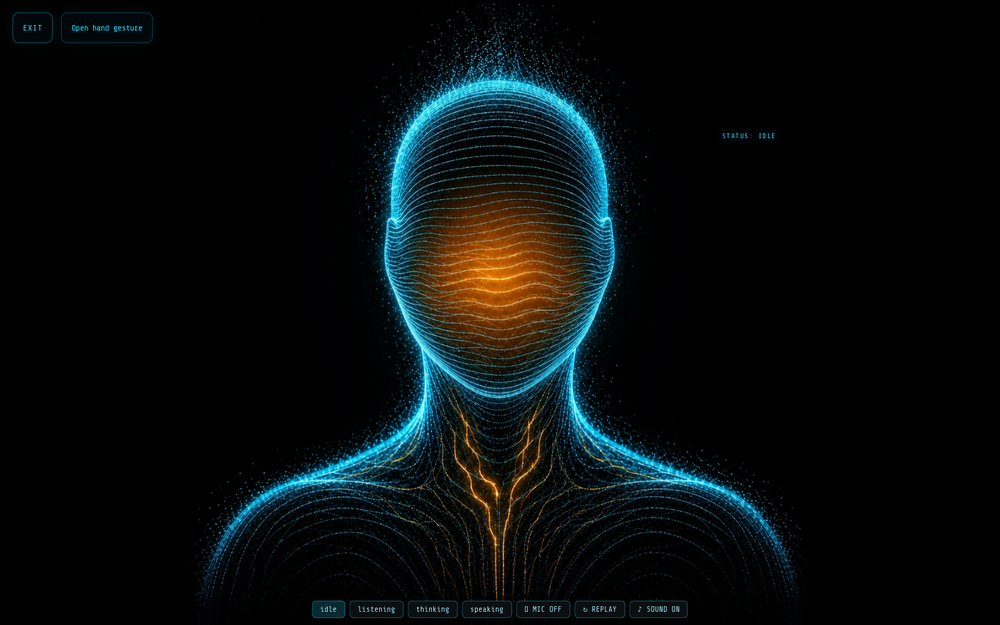
#> input picture docs/verification/step2/1440x900/live-idle.png, 1000 x 625 px, shrunk from 1440 x 900 before the run, found by its file name; the run also reads 1 picture not shown here
$ python _m_idle.py
#> lines starting #> are read from the running program, lines starting #| are printed output that depends on the picture

import json
from PIL import Image
import numpy as np
def m(a,b):
    A=np.asarray(Image.open(a).convert('RGB'),float); B=np.asarray(Image.open(b).convert('RGB'),float)
    d=np.abs(A-B).max(axis=2)
#> d: shape (625, 1000) float64; every value is 0
    return {'gt8':round(100*float((d>8).mean()),4),'gt32':round(100*float((d>32).mean()),4),'mae':round(float(d.mean()),4)}
print(json.dumps({'baseline':m('/home/user/Kerja-Arena/verification/step2/1440x900/live-idle.png','/home/user/Kerja-Arena/verification/step2/1440x900/live2-idle.png'),'rebuild':m('/home/user/Kerja-Arena/verification/step2/1440x900/build-idle.png','/home/user/Kerja-Arena/verification/step2/1440x900/live-idle.png')}))
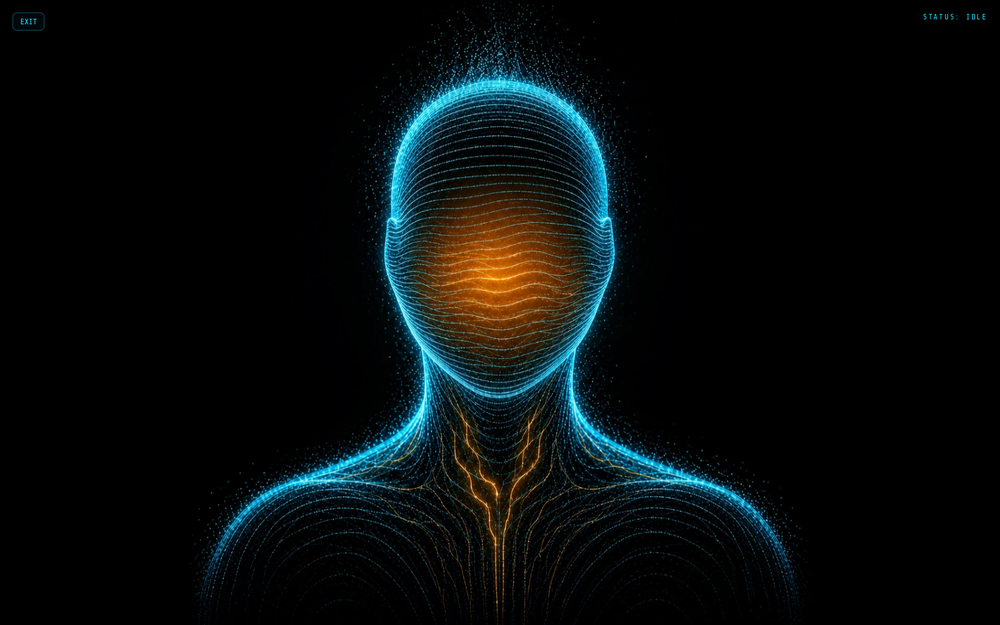
#> input picture docs/verification/step2/1440x900/build-idle.png, 1000 x 625 px, shrunk from 1440 x 900 before the run, found by its file name
#> in m (call 2), `d=np.abs(A-B).max(axis=2)`:
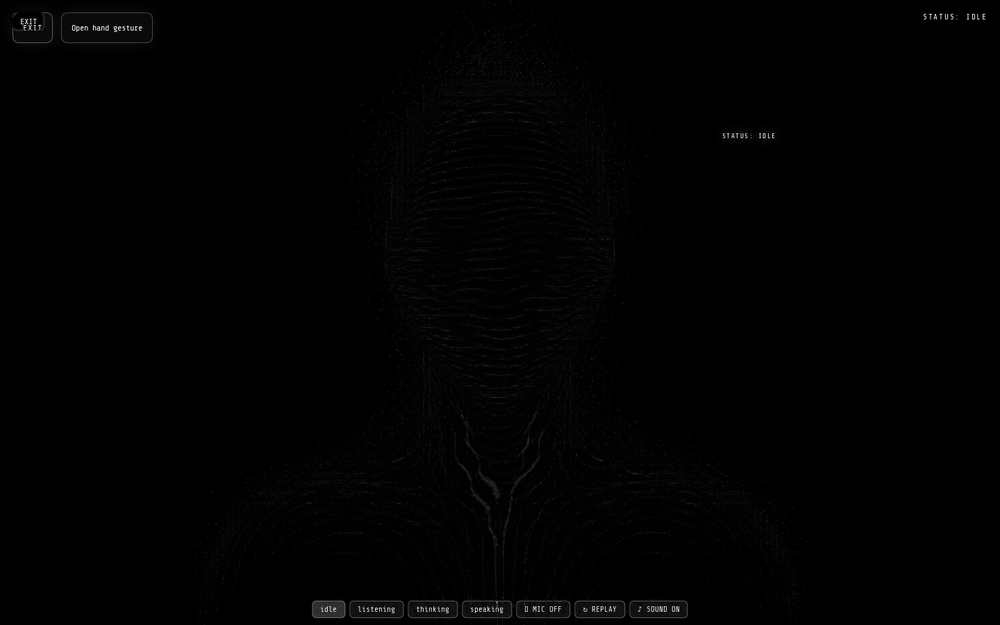
#> d: shape (625, 1000) float64; min 0, max 226, mean 1.4
